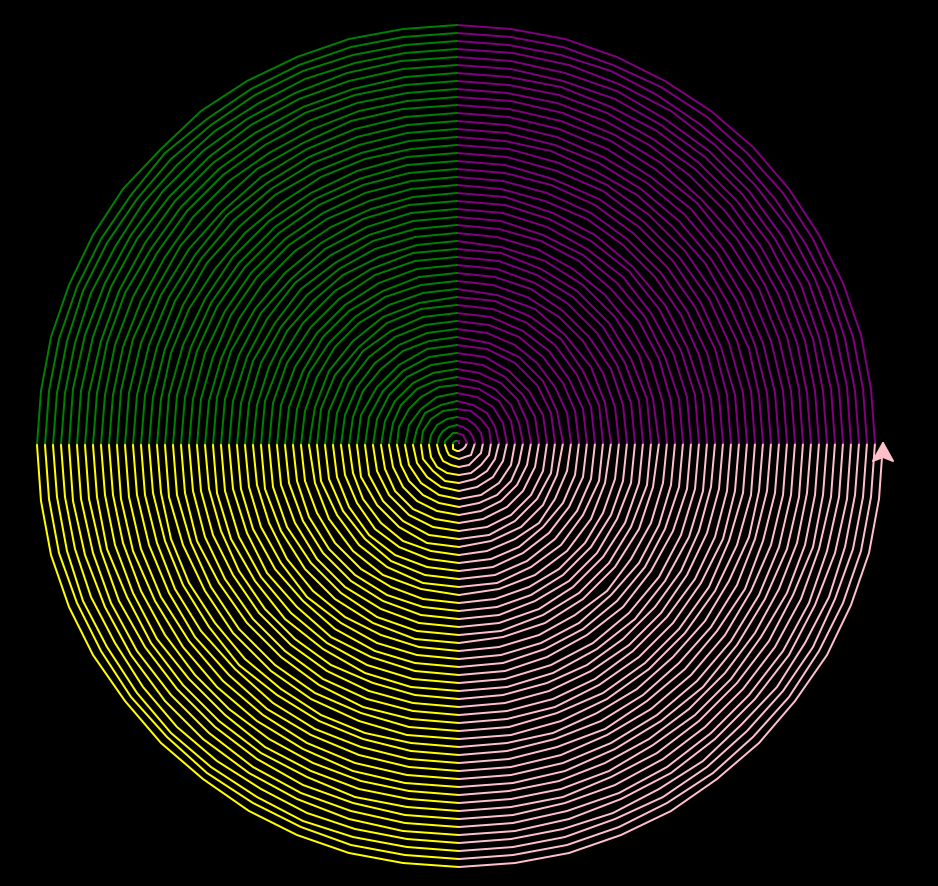

The script that drew this image:
from turtle import *


t=Turtle()
t.screen.bgcolor("black")
colors=["pink","purple","green","yellow"]
 
for x in range(300):
    t.color(colors[x%4])
    t.circle(x,90)
 
t.screen.exitonclick()
t.screen.mainloop()
